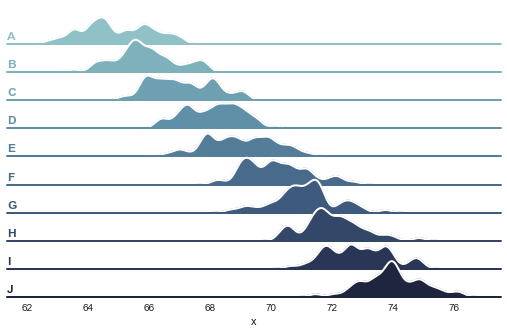
#> input picture Notebooks/The Notebook, but not that one starring Ryan Gosling _files/The Notebook, but not that one starring Ryan Gosling _10_1.png, 507 x 334 px
$ jupyter execute --allow-errors 'The Notebook, but not that one starring Ryan Gosling .ipynb'
#> lines starting #> are read from the running program, lines starting #| are printed output that depends on the picture
# Topics
+ Data Presentation
+ Visualization
+ Optimization
+ Machine Learning
+ Misc.

# Data Visualization

## This is a Jupyter Notebook with RISE functionality

### You might have noticed I'm running this in my browser. And yes, that does mean I can run it off a server (internal or external) and show off results to other people.

### Jupyter is nice in that it allows for multiple programming languages. It's name is a portmanteau of Julia, Python and R. I use Python, but it normally looks like this:

Python has a lot of useful interactions with other programming languages that could be Hatch relevant

* SQL is the most obvious one. I can pull results from queries directly into Pandas dataframes for analysis
* It also supports JS, so I could in theory run the D3.js libraries directly out of this for really nice visuals
* It is possible to generate HTML with Python as well
* Python programs can be made into applications which can be run on servers (e.g. live reporting)

Python has several cool visualization tools

* Matplotlib
* Seaborn
* Bokeh

[cell 1]
#Here's a fairly basic matplotlib histogram. This is live code.
#This is just setup to get data in
import numpy as np
import matplotlib.pyplot as plt
import pandas as pd
#> (the rest of this cell did not finish here and is left out)

[cell 2]
#Now I can draw the figure
num_bins = 100
#> (the rest of this cell did not finish here and is left out)

[cell 3]
#We can quickly make this look nicer with Seaborn styles
import seaborn as sns

sns.set()
#> (the rest of this cell did not finish here and is left out)

[cell 4]
#It can be used to create some really nice looking visualizations
#This is an example from their site (again this is live code)
sns.set(style="white", rc={"axes.facecolor": (0, 0, 0, 0)})
rs = np.random.RandomState(1979)
x = rs.randn(500)
g = np.tile(list("ABCDEFGHIJ"), 50)
df = pd.DataFrame(dict(x=x, g=g))
m = df.g.map(ord)
df["x"] += m
pal = sns.cubehelix_palette(10, rot=-.25, light=.7)
#> (the rest of this cell did not finish here and is left out)

# Bokeh is the one you'll be most interested in. It allows for the same sort of interactivity that D3.js does, but is in Python. I'd have to learn this, but it's a small lift since I do a lot of Python anyway

[cell 5]
#Here's an example from their site

from bokeh.io import output_notebook
from bokeh.plotting import figure, show

N = 4000

x = np.random.random(size=N) * 100
y = np.random.random(size=N) * 100
radii = np.random.random(size=N) * 1.5
colors = ["#%02x%02x%02x" %(int(r),int(g),150) for r, g in zip(np.floor(50+2*x), np.floor(30+2*y))]

output_notebook()

p = figure()
p.circle(x, y, radius = radii, fill_color=colors, fill_alpha=0.6, line_color=None)

show(p)

# Optimization

### One of the more important skills I've picked up, Python allows for calculating the type of advanced curve optimizations I used to do in school with Matlab, but with access to better data structures and file IO

* purchase quantities
* bundles of items
    - creating packages that maximize our profit
    - getting the most dense carts for customers
* labor allocations
    - CICs
    - buildroom
* account distribution

Smash.GG Fantasy

Given team budget and allowed to pick certain number of players. Very similar to auction leagues for fantasy football

This is my team for the Norcal Regionals Event. I came in second:

# I pick my teams by using linear optimization on player expected values

# I composite expected values from prior results with some manipulation based on my anecdotal knowledge of players

# There are multiple types of these optimizers beyond linear, but linear works well for this problem space and compiles quickly

[cell 6]
#This retroactively looked at the results from a major to calculate the best possible team
#I use the same code with almost zero changes to evaluate teams; it's immaterial to switch
import numpy as np
import pandas as pd
from pulp import *

#> (the rest of this cell did not finish here and is left out)

# This team would have performed >25% better than the single best human picked team even without bonus questions

# I of course got too clever for my own good and forced a player on my team and did not finish in prizes for this event

[cell 7]
from IPython.display import HTML

# Youtube
HTML('<iframe width="560" height="315" src="https://www.youtube.com/embed/vP65VVoUm6E" frameborder="0" allow="autoplay; encrypted-media" allowfullscreen></iframe>')

# Machine Learning

# Recently a friend invited me to do some Optical Character Recognition work to help process match VODs into a repository

## The best players of the fighting game Guilty Gear live in Japan and play at the Mikado arcade

## In the West we watch these VODs to learn how to play better. Unfortunately, what we get are unmarked videos of several hours in length that lack critical information

# Relevant Information

* Characters
* Match Start Time
* Players

### Luckily for me work has been done on all 3, but the current solution to the third is a paid web service (Google Vision API)

### Also fortunately, all revelant information is available on one screen, even though quality is quite low

# I was going to evaluate the relative performance between a local solution called PyTesseract to Google Vision API (which is world class performance)

### Tesseract is pretty good, and the new version uses LSTM trained sets, but it's pretty far behind Google theoretically as google is applying very sophisticated pre-processing to a cluster trained model based on 8+ layer convolutional neural networks (CNN)

### Process Image

[cell 8]
from PIL import Image
import pytesseract
import argparse
import cv2
import os

pytesseract.pytesseract.tesseract_cmd = 'C:/Program Files (x86)/Tesseract-OCR/tesseract.exe'

ap = argparse.ArgumentParser()
ap.add_argument("-i", "--image", required=True,
	help="path to input image to be OCR'd")
ap.add_argument("-p", "--preprocess", type=str, default=None,
	help="type of preprocessing to be done")
args = vars(ap.parse_args())

#filename = os.path.join(skimage.data_dir, 'moon.png')

#filename = 'C:/Users/Perry/Pictures/screen3.jpg'
image = cv2.imread(args["image"])
#> image is the input picture: shape (334, 507, 3); mean B, G, R 236.7, 232.9, 227.6
image = cv2.resize(image, (1280,720), interpolation = cv2.INTER_AREA)
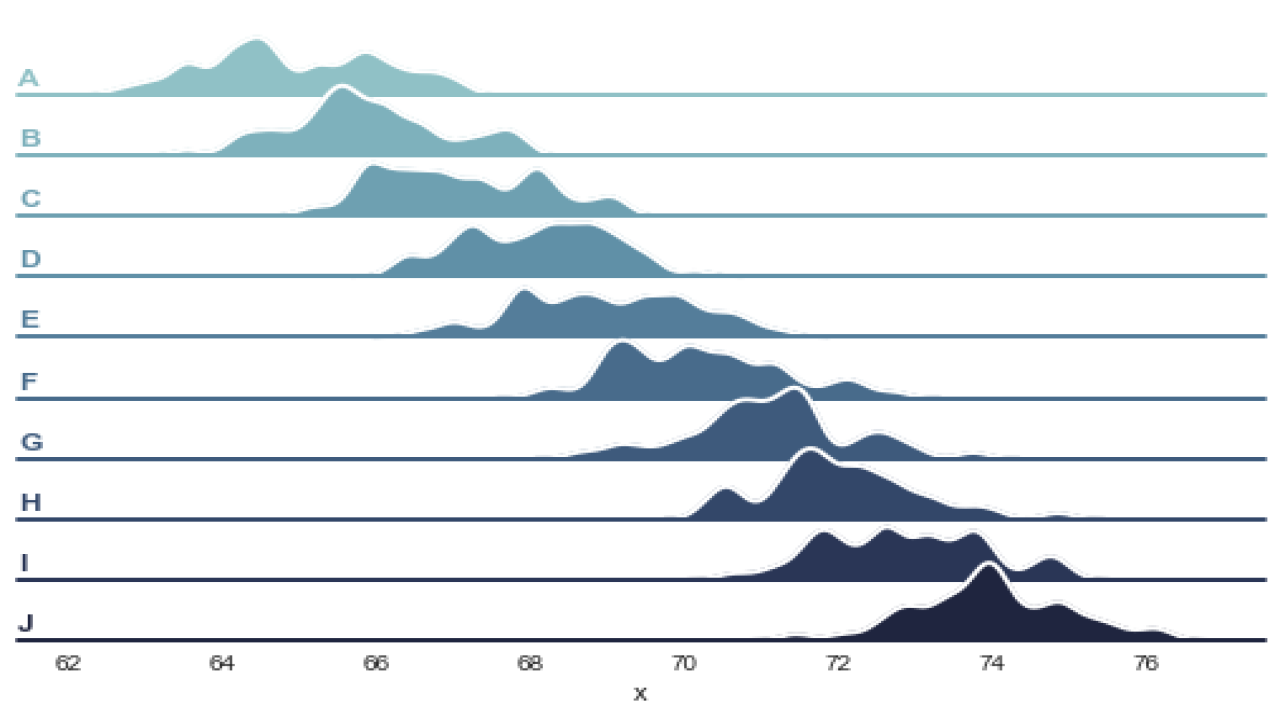
#> image: shape (720, 1280, 3); mean B, G, R 236.7, 232.9, 227.6
image2 = image[492:524, 46:409]
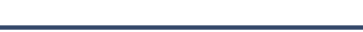
#> image2: shape (32, 363, 3); mean B, G, R 234.8, 230.2, 227.5
image = image[480:514, 825:1118]
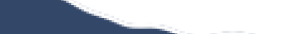
#> image: shape (34, 293, 3); mean B, G, R 200.2, 187.8, 180.5
imagec = []
imagec = imagec.append(image)
#imagec = imagec.append(image2)
gray = cv2.cvtColor(image, cv2.COLOR_BGR2GRAY)
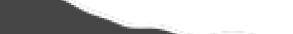
#> gray: shape (34, 293); min 69, max 255, mean 187


if args["preprocess"] == "thresh":
	gray = cv2.threshold(gray, 140, 255,
		cv2.THRESH_TOZERO)[1] #| cv2.THRESH_OTSU)[1]

# noise
elif args["preprocess"] == "blur":
	gray = cv2.medianBlur(gray, 3)


#> (the rest of this cell did not finish here and is left out)

$ run again, on Notebooks/The Notebook, but not that one starring Ryan Gosling _files/The Notebook, but not that one starring Ryan Gosling _9_0.png
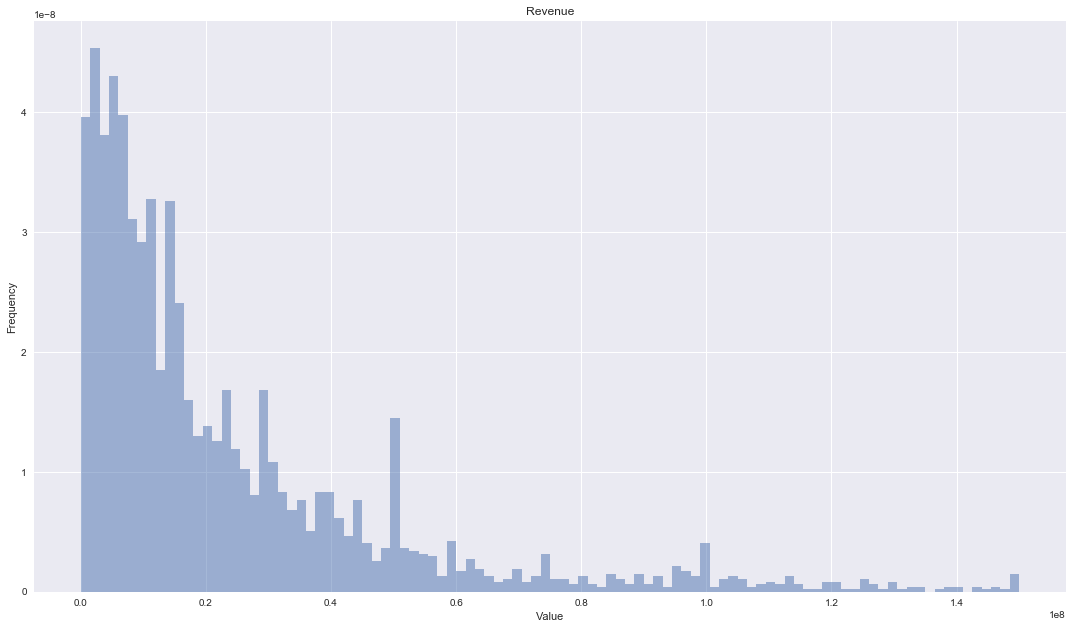
#> input picture Notebooks/The Notebook, but not that one starring Ryan Gosling _files/The Notebook, but not that one starring Ryan Gosling _9_0.png, 1073 x 629 px
#> image is the input picture: shape (629, 1073, 3); mean B, G, R 239.8, 229.9, 227.8
#> `image = cv2.resize(image, (1280,720), interpolation = cv2.INTER_AREA)`:
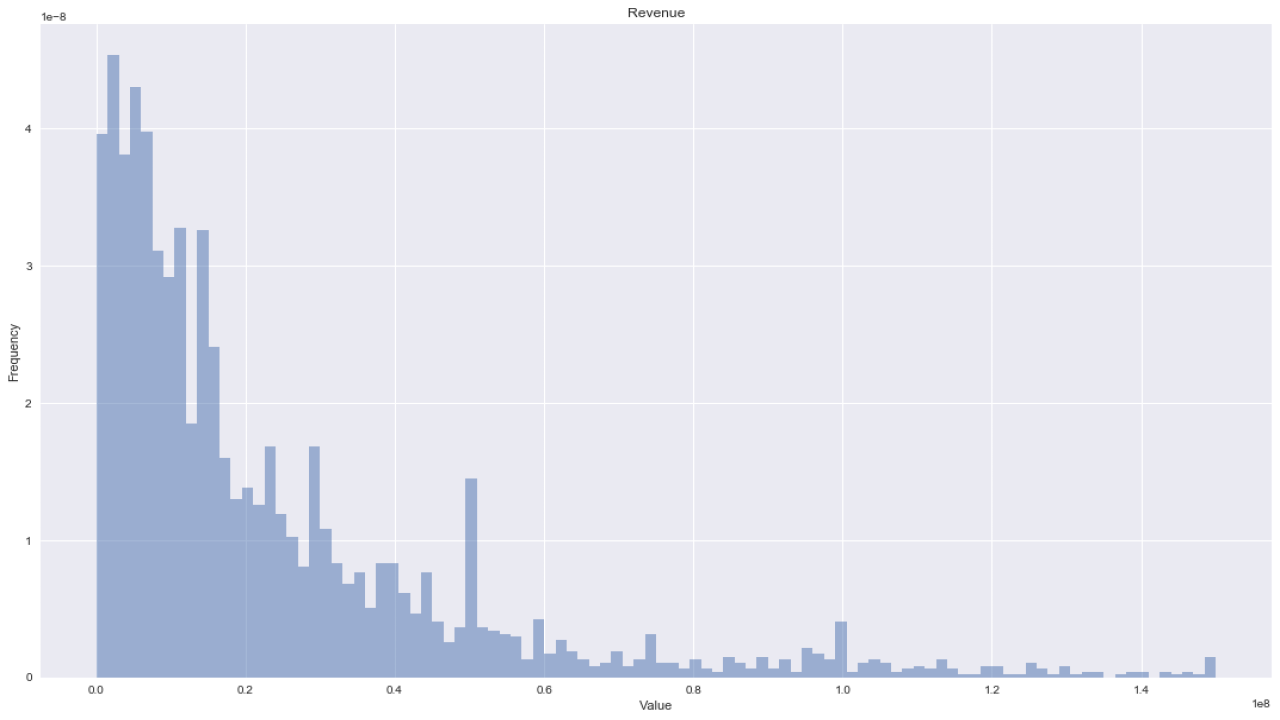
#> image: shape (720, 1280, 3); mean B, G, R 239.8, 229.9, 227.8
#> `image = image[480:514, 825:1118]`:
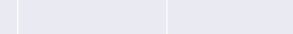
#> image: shape (34, 293, 3); mean B, G, R 242.1, 234.2, 234.2
